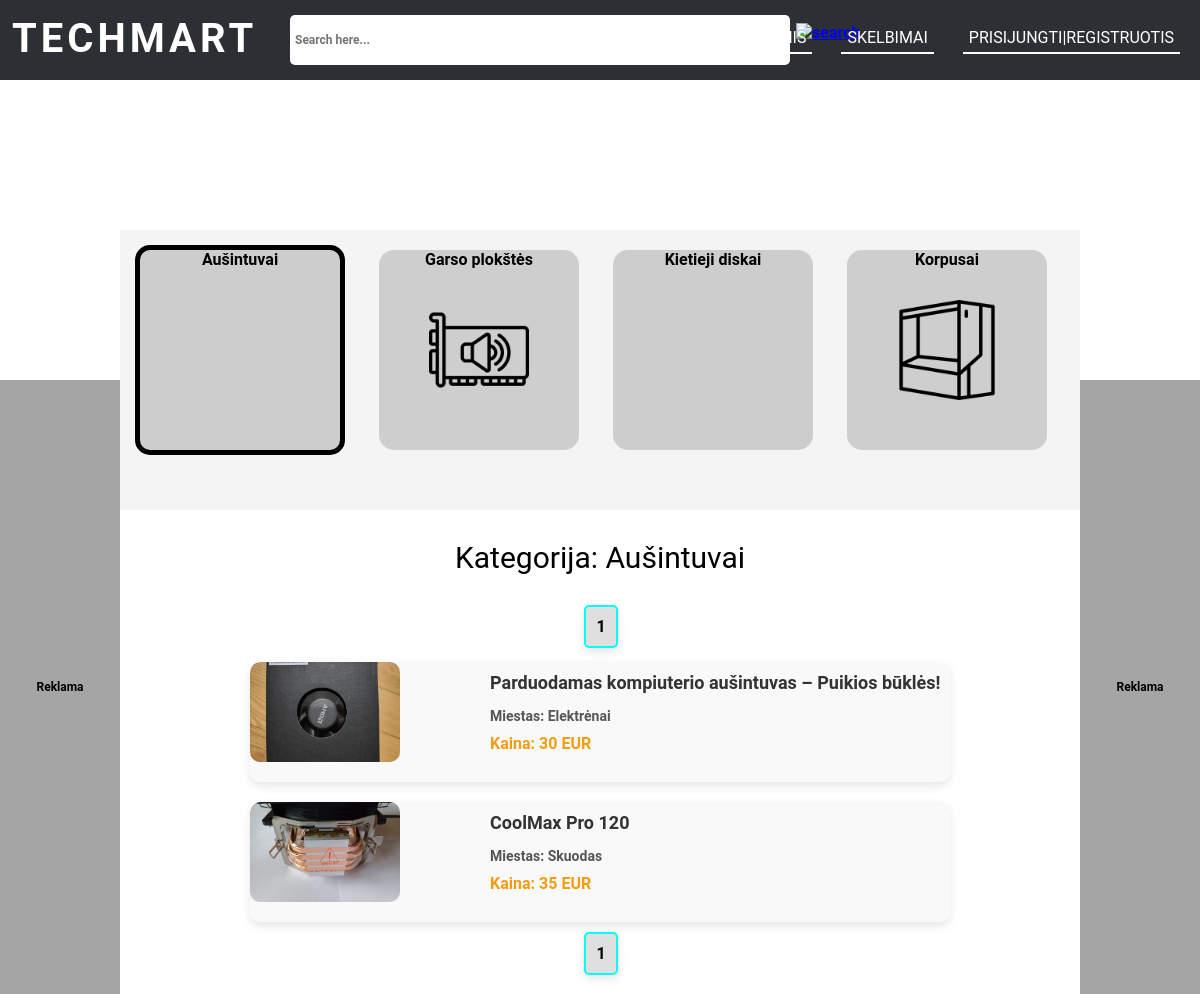
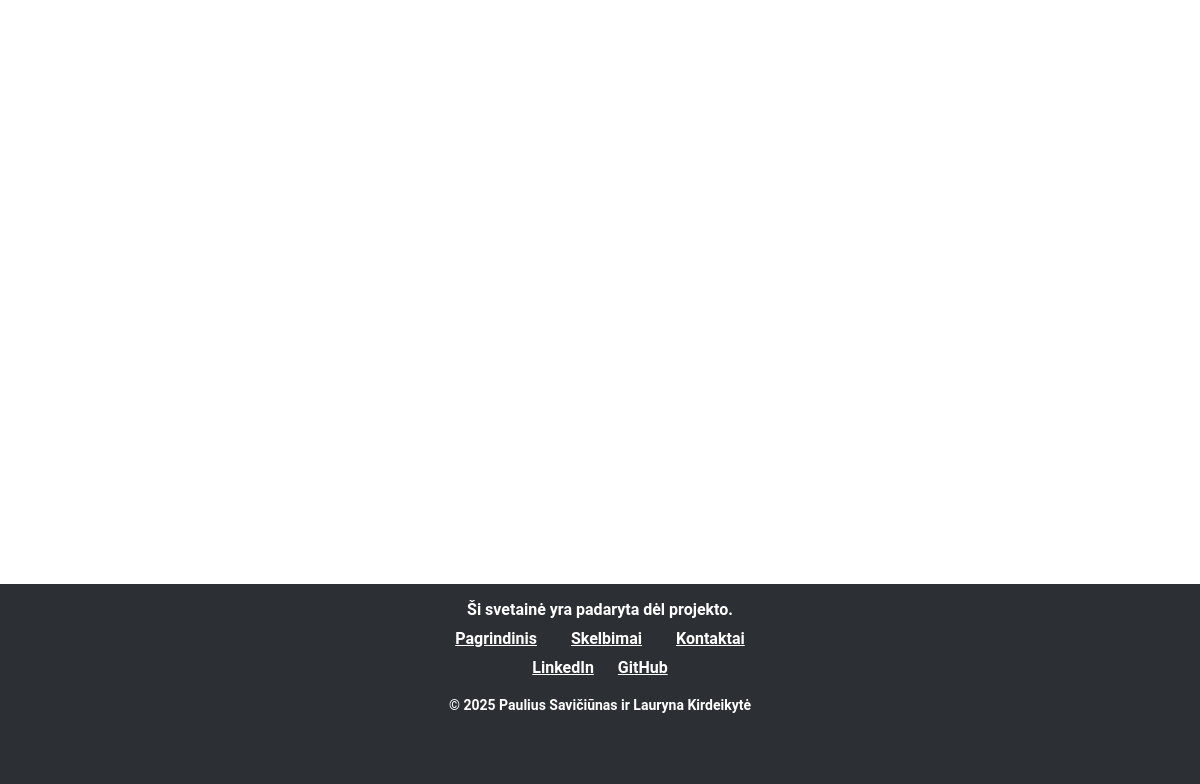
The page /techmart/Sites/Skelbimai.php?page=1&kategorija=1 on the database its author committed (2 pictures, top to bottom).
### tables this page shows
CREATE TABLE IF NOT EXISTS `kategorijos` (
  `ID` int unsigned NOT NULL AUTO_INCREMENT,
  `Pavadinimas` varchar(255) DEFAULT NULL,
  `Icon` char(50) DEFAULT NULL,
  PRIMARY KEY (`ID`)
);

CREATE TABLE IF NOT EXISTS `skelbimai` (
  `ID` int NOT NULL AUTO_INCREMENT,
  `VartotojoID` int unsigned NOT NULL,
  `Pavadinimas` char(255) NOT NULL DEFAULT '',
  `Kategorija` int unsigned NOT NULL,
  `Aprasymas` text NOT NULL,
  `Tel_Nr` varchar(50) NOT NULL,
  `El_pastas` varchar(50) NOT NULL,
  `Miestas` varchar(50) NOT NULL,
  `Kaina` int unsigned NOT NULL DEFAULT '0',
  `Nuotraukos` text,
  `Ikelimo_data` datetime NOT NULL,
  `Paspaudimai` int NOT NULL DEFAULT (0),
  UNIQUE KEY `ID` (`ID`),
  KEY `FK_skelbimai_vartotojai` (`VartotojoID`),
  KEY `FK_skelbimai_kategorijos` (`Kategorija`),
  CONSTRAINT `FK_skelbimai_kategorijos` FOREIGN KEY (`Kategorija`) REFERENCES `kategorijos` (`ID`) ON DELETE CASCADE ON UPDATE CASCADE,
  CONSTRAINT `FK_skelbimai_vartotojai` FOREIGN KEY (`VartotojoID`) REFERENCES `vartotojai` (`ID`) ON DELETE CASCADE ON UPDATE CASCADE
);

### techmart/Sites/Skelbimai.php (the view, shortened to what this page needs)
<!DOCTYPE html>
<html lang="lt">
<head>
    <link rel="stylesheet" href="../style.css">
</head>
<body>
    <div id="meniu">
        <a href="index.php" id="logo">TECHMART</a>
        <form id="search" action="Paieskos_rezultatai.php" method="get">
        <span>
            <input id="search-bar" name="search" type="search" placeholder="Search here..." value="<?php echo isset($_GET['search']) ? $_GET['search'] : ''; ?>">
            <a href="#" onclick="document.getElementById('search').submit()" for="search-bar"><img id="src-icon" src="../images/search_icon.png" alt="search" style='top: -24px; left: 796px;'></a>
        </span>
    </form>
        <div id="meniu-buttons">
            <button id="Pagrindinis-button" type="button">Pagrindinis</button>
            <button id="Skelbimai-button" type="button">Skelbimai</button>
            <?php if (isset($_SESSION['username'])): ?>
                <img id="Profile-icon" src="../images/profile-user.png" alt="User" onclick="ProfileMenu()">
                <div id="Profile-menu">
                    <a href="Mano_skelbimai.php">Mano skelbimai</a>
                    <a href="?logout=true">Atsijungti</a>
                </div>
            <?php else: ?>
                <button id="log-in-button" type="button">Prisijungti|Registruotis</button>
            <?php endif; ?>
        </div>
    </div>
    <div id="main-box">
    <div id="kategoriju-menu">
            <?php
            require('Connect.php');
            $sql = "SELECT Pavadinimas, ID, Icon FROM kategorijos";
            $result = $conn->query($sql);
            while ($row = $result->fetch_assoc()) {
                echo "<a href='Skelbimai.php?page=1&kategorija=".$row["ID"]."' id='button_" . $row["ID"] . "' class='kategoriju-button' type='button'>" . $row["Pavadinimas"] . "</a>
                    <style>
                        #button_" . $row["ID"] . " {
                            display: inline-block;
                            width: 200px;
                            height: 200px;
                            background-size: 100px;
                            background-position: center;
                            background-repeat: no-repeat;
                        }
                    </style>
                    <script>
                        document.getElementById('button_" . $row["ID"] . "').style.backgroundImage = 'url(\"../images/Kategoriju_Ikonos/" . $row["Icon"] . "\")';
                    </script>";
            }
            ?>
        </div>
        <?PHP
         if (isset($_GET['kategorija'])) {
            $kategorija = $_GET['kategorija'];
            $result = $conn->query("SELECT COUNT(*) as kiek FROM skelbimai WHERE Kategorija = $kategorija");
            $kategorijos_pav = $conn->query("SELECT Pavadinimas FROM kategorijos WHERE ID = $kategorija");
            echo "<p style='font-size:30px; font-weight: normal; text-align:center;'>Kategorija: ". $kategorijos_pav->fetch_assoc()["Pavadinimas"]."</p>";
        }
        ?>
        <div class="pages">
            <?PHP
            if (isset($_GET['kategorija'])) {
                $kategorija = $_GET['kategorija'];
                $result = $conn->query("SELECT COUNT(*) as kiek FROM skelbimai WHERE Kategorija = $kategorija");
            } else {
                $result = $conn->query("SELECT COUNT(*) as kiek FROM skelbimai");
            }
            if ($result) {
                $row = $result->fetch_assoc();
                $totalRows = $row["kiek"];
                $maxlisting = 20;
                for ($i = 0; $i < $totalRows; $i++) {
                    if ($i % $maxlisting == 0) {
                        $pageNumber = ($i / $maxlisting) + 1;
                        if (isset($_GET['kategorija'])) {
                            $kategorija = $_GET['kategorija'];
                            echo "<a class='page_$pageNumber' href='Skelbimai.php?page=$pageNumber&kategorija=$kategorija'>$pageNumber</a> ";
                        }
                        else echo "<a class='page_$pageNumber' href='Skelbimai.php?page=$pageNumber'>$pageNumber</a> ";
                    }
                }
            } else {
                echo "Error: " . $conn->error;
            }
            ?>
        </div>
        <div id="items">
            <?php
            $page = $_GET["page"];
            $page = intval($page);
            $kiek = 20;
            $offset = ($page - 1) * $kiek;
            if (isset($_GET['kategorija'])) {
                $kategorija = $_GET['kategorija'];
                $result = $conn->query("SELECT * FROM skelbimai WHERE Kategorija = $kategorija LIMIT $kiek OFFSET $offset");
            } else {
                $result = $conn->query("SELECT * FROM skelbimai LIMIT $kiek OFFSET $offset");
            }
            if ($result && $result->num_rows > 0) {
                while ($row = $result->fetch_assoc()) {
                    $ID = $row['ID'];
                    $Pavadinimas = $row["Pavadinimas"];
                    $Miestas = $row["Miestas"];
                    $Kainas = $row["Kaina"];
                    $Nuotraukos = isset($row["Nuotraukos"]) && !empty($row["Nuotraukos"]) ? explode("||", $row["Nuotraukos"]) : [];
                    echo "<div class='item'>";
                    echo "<a href='User_Skelbimas.php?id=" . htmlspecialchars($ID) . "'>";
                    if (isset($Nuotraukos[0]) && !empty($Nuotraukos[0])) {
                        echo "<img src='../images/Skelbimu/" . htmlspecialchars($Nuotraukos[0]) . "' alt='Nuotrauka'>";
                    } else {
                        echo "<img src='../images/default-image.jpg' alt='Default Image'>";
                    }
                    echo "<div class='info'>";
                    echo "<h2>" . htmlspecialchars($Pavadinimas) . "</h2>";
                    echo "<p><strong>Miestas:</strong> " . htmlspecialchars($Miestas) . "</p>";
                    echo "<p class='price'>Kaina: " . htmlspecialchars($Kainas) . " EUR</p>";
                    echo "</div>";
                    echo "</a>";
                    echo "</div>";
                }
            } else {
                echo "No listings available.";
            }
            ?>
        </div>
        <div class="pages">
            <?PHP
            if (isset($_GET['kategorija'])) {
                $kategorija = $_GET['kategorija'];
                $result = $conn->query("SELECT COUNT(*) as kiek FROM skelbimai WHERE Kategorija = $kategorija");
            } else {
                $result = $conn->query("SELECT COUNT(*) as kiek FROM skelbimai");
            }
            if ($result) {
                $row = $result->fetch_assoc();
                $totalRows = $row["kiek"];
                for ($i = 0; $i < $totalRows; $i++) {
                    if ($i % $maxlisting == 0) {
                        $pageNumber = ($i / $maxlisting) + 1;
                        if (isset($_GET['kategorija'])) {
                            $kategorija = $_GET['kategorija'];
                            echo "<a class='page_$pageNumber' href='Skelbimai.php?page=$pageNumber&kategorija=$kategorija'>$pageNumber</a> ";
                        }
                        else echo "<a class='page_$pageNumber' href='Skelbimai.php?page=$pageNumber'>$pageNumber</a> ";
                    }
                }
            } else {
                echo "Error: " . $conn->error;
            }
            ?>
        </div>
        <div id="ad-1">Reklama</div>
        <div id="ad-2">Reklama</div>
        <div id="footer">
        <div class="footer-content">
        <p class="footer-text">Ši svetainė yra padaryta dėl projekto.</p>
        <div class="footer-links">
            <a href="index.php">Pagrindinis</a>
            <a href="Skelbimai.php">Skelbimai</a>
            <a href="#contact">Kontaktai</a>
        </div>
        <div class="footer-social">
            <a href="https://www.linkedin.com" target="_blank">LinkedIn</a>
            <a href="https://github.com" target="_blank">GitHub</a>
        </div>
        <p class="footer-copyright">© 2025 Paulius Savičiūnas ir Lauryna Kirdeikytė</p>
    </div>
        </div>
    </div>
</body>
</html>

### techmart/style.css (style rules this page uses)
#logo { font-size: 40px; letter-spacing: 4px; color: white; text-decoration: none; width: 150px; position: relative; left: 1vw; bottom: -15px; z-index: 1; }
body { z-index: 0; background-color: #1c1c2d; margin: 0; padding: 0; }
* { font-family: "Roboto", sans-serif; font-weight: bold; }
#meniu { z-index: 10; height: 80px; background-color: #2C2F33; }
#search-bar { padding-left: 50px; min-width: 100px; max-width: 500px; font-size: 1vw; margin-right: 10px; position: absolute; border: solid 3px; left: 290px; top: 15px; width: 300vw; height: 50px; border-radius: 5px; border: none; }
#src-icon { position: relative; left: 540px; bottom: -21px; width: 40px; }
#meniu-buttons { max-width: 1000px; top: 15px; right: 20px; margin-right: 0; position: absolute; }
#meniu-buttons>button { position: relative; top: 12px; cursor: pointer; margin-left: 25px; padding-bottom: 5px; width: auto; border: none; text-transform: uppercase; font-size: 16px; font-weight: normal; border-bottom: solid white 2px; color: white; background-color: #00fafa00; }
#main-box { width: 100%; padding-top: 100px; position: relative; z-index: 0; height: fit-content; min-height: 1350px; padding-bottom: 250px; background-color: white; }
#footer { left: 0; position: absolute; bottom: 0px; height: 200px; width:100%; background-color: #2C2F33; text-align: center; color: white; }
.footer-content { max-width: 1200px; margin: 0 auto; }
.footer-text { font-size: 16px; margin-bottom: 10px; }
.footer-links { margin-bottom: 10px; }
.footer-links a { color: white; margin: 0 15px; }
.footer-social a { color: white; margin: 0 10px; }
.footer-copyright { font-size: 14px; margin-top: 20px; }
#ad-1, #ad-2 { color: black; background-color: rgb(165, 165, 165); font-size: 12px; padding: 300px 0; position: absolute; width: 120px; text-align: center; }
#ad-1 { left: 0; top: 300px; }
#ad-2 { top: 300px; right: 0; }
#new, #popular, #kategoriju-menu { overflow-y: hidden; white-space: nowrap; overflow-x: scroll; z-index: 4; font-size: 16px; text-align: center; background-color: #c5bdbd2c; margin-top: 50px; margin-inline: 120px; height: 280px; }
.kategoriju-button { display: inline-block; padding: 0; margin: 15px; z-index: 1; pointer-events: auto; width: 200px; height: 200px; background-color: rgba(128, 128, 128, 0.329); color: black; border-radius: 15px; text-decoration: none; }
#items { display: flex; flex-wrap: wrap; justify-content: center; align-items: center; margin-inline: 100px; }
.item { position: relative; display: inline-block; width: 680px; height: 100px; margin: 10px; background-color: #f9f9f9; border-radius: 10px; overflow: hidden; box-shadow: 0 4px 10px rgba(0, 0, 0, 0.1); padding: 10px; }
.item a { position: absolute; top: 0; left: 0; width: 100%; min-width: 700px; height: 100%; }
.item img { overflow: hidden; max-width: 200px; margin-right: 15px; border-radius: 5px; }
.item h2 { font-size: 44px; margin: 0 0 5px; color: #333; }
.item .price { color: rgb(2, 148, 2); font-size: 1em; font-weight: bold; }
.item a { width: 80%; font-size: 20px; text-decoration: none; color: #6c7681; }
.info { position: absolute; top: 10px; left: 220px; }
#search-bar { padding: 5px; margin-right: 10px; }
.item img { width: 150px; height: 100px; object-fit: cover; border-radius: 10px; }
.info { margin-left: 20px; display: flex; flex-direction: column; justify-content: center; flex-grow: 1; }
.info h2 { font-size: 18px; font-weight: bold; margin: 0 0 10px; color: #333; transition: color 0.3s ease; }
.info p { font-size: 14px; color: #555; margin: 5px 0; }
.info .price { font-size: 16px; color: #f39c12; font-weight: bold; }
.pages { width: fit-content; margin: auto; }
.pages a { text-decoration: none; display: inline-block; background-color: #cfcfcfab; border-radius: 5px; overflow: hidden; box-shadow: 0 4px 10px rgba(0, 0, 0, 0.1); margin-left: 2px; width: fit-content; padding: 10px; color: black; }

### rows shown on the page
kategorijos: Pavadinimas "Aušintuvai"
kategorijos: shows a picture, Pavadinimas "Garso plokštės"
kategorijos: Pavadinimas "Kietieji diskai"
kategorijos: shows a picture, Pavadinimas "Korpusai"
skelbimai: shows a picture, Pavadinimas "Parduodamas kompiuterio aušintuvas – Puikios būklės!", Miestas "Elektrėnai", Kaina "30"
skelbimai: shows a picture, Pavadinimas "CoolMax Pro 120", Miestas "Skuodas", Kaina "35"

### other values the page prints
$pageNumber "1"
